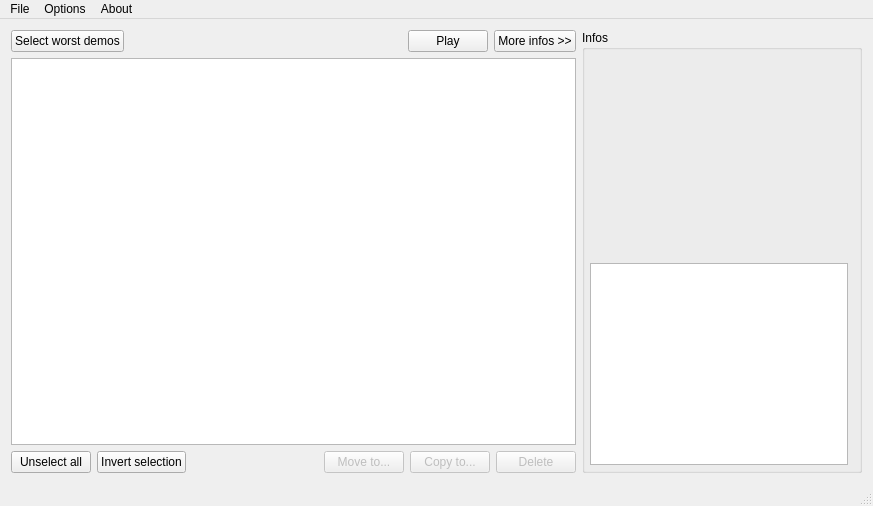
<?xml version="1.0" encoding="UTF-8"?>
<ui version="4.0">
 <class>MainWindow</class>
 <widget class="QMainWindow" name="MainWindow">
  <property name="geometry">
   <rect>
    <x>0</x>
    <y>0</y>
    <width>873</width>
    <height>506</height>
   </rect>
  </property>
  <property name="sizePolicy">
   <sizepolicy hsizetype="Preferred" vsizetype="Preferred">
    <horstretch>0</horstretch>
    <verstretch>0</verstretch>
   </sizepolicy>
  </property>
  <property name="minimumSize">
   <size>
    <width>600</width>
    <height>500</height>
   </size>
  </property>
  <property name="windowTitle">
   <string>QDM68</string>
  </property>
  <widget class="QWidget" name="centralWidget">
   <property name="sizePolicy">
    <sizepolicy hsizetype="MinimumExpanding" vsizetype="Preferred">
     <horstretch>0</horstretch>
     <verstretch>0</verstretch>
    </sizepolicy>
   </property>
   <layout class="QHBoxLayout" name="horizontalLayout_3" stretch="2,3">
    <item>
     <layout class="QVBoxLayout" name="verticalLayout">
      <property name="sizeConstraint">
       <enum>QLayout::SetFixedSize</enum>
      </property>
      <item>
       <layout class="QHBoxLayout" name="horizontalLayout">
        <item>
         <widget class="QPushButton" name="btnSelectWorst">
          <property name="text">
           <string>Select worst demos</string>
          </property>
         </widget>
        </item>
        <item>
         <spacer name="horizontalSpacer">
          <property name="orientation">
           <enum>Qt::Horizontal</enum>
          </property>
          <property name="sizeHint" stdset="0">
           <size>
            <width>40</width>
            <height>20</height>
           </size>
          </property>
         </spacer>
        </item>
        <item>
         <widget class="QPushButton" name="btnPlayDemo">
          <property name="text">
           <string>Play</string>
          </property>
          <property name="icon">
           <iconset resource="ressources.qrc">
            <normaloff>:/image/images/play_24.png</normaloff>:/image/images/play_24.png</iconset>
          </property>
          <property name="iconSize">
           <size>
            <width>16</width>
            <height>16</height>
           </size>
          </property>
         </widget>
        </item>
        <item>
         <widget class="QPushButton" name="btnMoreInfos">
          <property name="text">
           <string>More infos &gt;&gt;</string>
          </property>
         </widget>
        </item>
       </layout>
      </item>
      <item>
       <widget class="QListView" name="listView">
        <property name="minimumSize">
         <size>
          <width>550</width>
          <height>0</height>
         </size>
        </property>
        <property name="alternatingRowColors">
         <bool>false</bool>
        </property>
        <property name="verticalScrollMode">
         <enum>QAbstractItemView::ScrollPerItem</enum>
        </property>
        <property name="spacing">
         <number>1</number>
        </property>
        <property name="modelColumn">
         <number>0</number>
        </property>
       </widget>
      </item>
      <item>
       <layout class="QHBoxLayout" name="horizontalLayout_2">
        <item>
         <widget class="QPushButton" name="btnUnselectAll">
          <property name="text">
           <string>Unselect all</string>
          </property>
         </widget>
        </item>
        <item>
         <widget class="QPushButton" name="btnInvertSelection">
          <property name="text">
           <string>Invert selection</string>
          </property>
         </widget>
        </item>
        <item>
         <spacer name="horizontalSpacer_2">
          <property name="orientation">
           <enum>Qt::Horizontal</enum>
          </property>
          <property name="sizeHint" stdset="0">
           <size>
            <width>40</width>
            <height>20</height>
           </size>
          </property>
         </spacer>
        </item>
        <item>
         <widget class="QPushButton" name="btnMoveTo">
          <property name="enabled">
           <bool>false</bool>
          </property>
          <property name="text">
           <string>Move to...</string>
          </property>
         </widget>
        </item>
        <item>
         <widget class="QPushButton" name="btnCopyTo">
          <property name="enabled">
           <bool>false</bool>
          </property>
          <property name="text">
           <string>Copy to...</string>
          </property>
         </widget>
        </item>
        <item>
         <widget class="QPushButton" name="btnDelete">
          <property name="enabled">
           <bool>false</bool>
          </property>
          <property name="text">
           <string>Delete</string>
          </property>
         </widget>
        </item>
       </layout>
      </item>
     </layout>
    </item>
    <item>
     <widget class="QGroupBox" name="demoInfosBox">
      <property name="sizePolicy">
       <sizepolicy hsizetype="Fixed" vsizetype="Preferred">
        <horstretch>0</horstretch>
        <verstretch>0</verstretch>
       </sizepolicy>
      </property>
      <property name="minimumSize">
       <size>
        <width>280</width>
        <height>0</height>
       </size>
      </property>
      <property name="maximumSize">
       <size>
        <width>280</width>
        <height>16777215</height>
       </size>
      </property>
      <property name="title">
       <string>Infos</string>
      </property>
      <layout class="QVBoxLayout" name="verticalLayout_2">
       <property name="leftMargin">
        <number>5</number>
       </property>
       <property name="topMargin">
        <number>5</number>
       </property>
       <property name="bottomMargin">
        <number>5</number>
       </property>
       <item>
        <widget class="QTextEdit" name="frameDemo">
         <property name="palette">
          <palette>
           <active>
            <colorrole role="Base">
             <brush brushstyle="SolidPattern">
              <color alpha="0">
               <red>255</red>
               <green>255</green>
               <blue>255</blue>
              </color>
             </brush>
            </colorrole>
           </active>
           <inactive>
            <colorrole role="Base">
             <brush brushstyle="SolidPattern">
              <color alpha="0">
               <red>255</red>
               <green>255</green>
               <blue>255</blue>
              </color>
             </brush>
            </colorrole>
           </inactive>
           <disabled>
            <colorrole role="Base">
             <brush brushstyle="SolidPattern">
              <color alpha="255">
               <red>239</red>
               <green>239</green>
               <blue>239</blue>
              </color>
             </brush>
            </colorrole>
           </disabled>
          </palette>
         </property>
         <property name="frameShape">
          <enum>QFrame::NoFrame</enum>
         </property>
         <property name="html">
          <string notr="true">&lt;!DOCTYPE HTML PUBLIC &quot;-//W3C//DTD HTML 4.0//EN&quot; &quot;http://www.w3.org/TR/REC-html40/strict.dtd&quot;&gt;
&lt;html&gt;&lt;head&gt;&lt;meta name=&quot;qrichtext&quot; content=&quot;1&quot; /&gt;&lt;style type=&quot;text/css&quot;&gt;
p, li { white-space: pre-wrap; }
&lt;/style&gt;&lt;/head&gt;&lt;body style=&quot; font-family:'MS Shell Dlg 2'; font-size:8.25pt; font-weight:400; font-style:normal;&quot;&gt;
&lt;p style=&quot;-qt-paragraph-type:empty; margin-top:0px; margin-bottom:0px; margin-left:0px; margin-right:0px; -qt-block-indent:0; text-indent:0px; font-size:8pt;&quot;&gt;&lt;/p&gt;&lt;/body&gt;&lt;/html&gt;</string>
         </property>
         <property name="textInteractionFlags">
          <set>Qt::TextSelectableByKeyboard|Qt::TextSelectableByMouse</set>
         </property>
        </widget>
       </item>
       <item>
        <widget class="QTableView" name="varTableView">
         <property name="sizePolicy">
          <sizepolicy hsizetype="Expanding" vsizetype="Expanding">
           <horstretch>0</horstretch>
           <verstretch>0</verstretch>
          </sizepolicy>
         </property>
         <property name="minimumSize">
          <size>
           <width>0</width>
           <height>0</height>
          </size>
         </property>
         <property name="maximumSize">
          <size>
           <width>16777215</width>
           <height>16777215</height>
          </size>
         </property>
         <property name="font">
          <font>
           <pointsize>9</pointsize>
          </font>
         </property>
         <property name="alternatingRowColors">
          <bool>true</bool>
         </property>
         <property name="selectionMode">
          <enum>QAbstractItemView::ExtendedSelection</enum>
         </property>
         <property name="verticalScrollMode">
          <enum>QAbstractItemView::ScrollPerPixel</enum>
         </property>
         <property name="horizontalScrollMode">
          <enum>QAbstractItemView::ScrollPerPixel</enum>
         </property>
         <property name="showGrid">
          <bool>true</bool>
         </property>
         <property name="gridStyle">
          <enum>Qt::SolidLine</enum>
         </property>
         <property name="sortingEnabled">
          <bool>false</bool>
         </property>
         <property name="wordWrap">
          <bool>true</bool>
         </property>
         <attribute name="horizontalHeaderVisible">
          <bool>false</bool>
         </attribute>
         <attribute name="horizontalHeaderDefaultSectionSize">
          <number>75</number>
         </attribute>
         <attribute name="horizontalHeaderMinimumSectionSize">
          <number>16</number>
         </attribute>
         <attribute name="horizontalHeaderShowSortIndicator" stdset="0">
          <bool>false</bool>
         </attribute>
         <attribute name="verticalHeaderVisible">
          <bool>false</bool>
         </attribute>
         <attribute name="verticalHeaderDefaultSectionSize">
          <number>18</number>
         </attribute>
         <attribute name="verticalHeaderMinimumSectionSize">
          <number>15</number>
         </attribute>
        </widget>
       </item>
      </layout>
     </widget>
    </item>
   </layout>
  </widget>
  <widget class="QMenuBar" name="menuBar">
   <property name="geometry">
    <rect>
     <x>0</x>
     <y>0</y>
     <width>873</width>
     <height>20</height>
    </rect>
   </property>
   <widget class="QMenu" name="menuFile">
    <property name="title">
     <string>File</string>
    </property>
    <addaction name="separator"/>
    <addaction name="actionDemos_folder"/>
    <addaction name="separator"/>
    <addaction name="actionQuit"/>
   </widget>
   <widget class="QMenu" name="menuAbout">
    <property name="title">
     <string>Options</string>
    </property>
    <addaction name="actionStatistiques"/>
    <addaction name="separator"/>
    <addaction name="actionSettings"/>
   </widget>
   <widget class="QMenu" name="menuMore">
    <property name="title">
     <string>About</string>
    </property>
    <addaction name="actionAbout_QDM68"/>
    <addaction name="actionAbout_Qt"/>
   </widget>
   <addaction name="menuFile"/>
   <addaction name="menuAbout"/>
   <addaction name="menuMore"/>
  </widget>
  <widget class="QStatusBar" name="statusBar"/>
  <action name="actionOptions">
   <property name="text">
    <string>Options</string>
   </property>
  </action>
  <action name="actionQuit">
   <property name="text">
    <string>Quit</string>
   </property>
  </action>
  <action name="actionDemos_folder">
   <property name="icon">
    <iconset resource="ressources.qrc">
     <normaloff>:/image/images/folder_16.png</normaloff>:/image/images/folder_16.png</iconset>
   </property>
   <property name="text">
    <string>Demos folder...</string>
   </property>
   <property name="iconVisibleInMenu">
    <bool>true</bool>
   </property>
  </action>
  <action name="actionStatistiques">
   <property name="icon">
    <iconset resource="ressources.qrc">
     <normaloff>:/image/images/diagram_16.png</normaloff>:/image/images/diagram_16.png</iconset>
   </property>
   <property name="text">
    <string>Statistics</string>
   </property>
   <property name="iconVisibleInMenu">
    <bool>true</bool>
   </property>
  </action>
  <action name="actionSettings">
   <property name="icon">
    <iconset resource="ressources.qrc">
     <normaloff>:/image/images/gear_16.png</normaloff>:/image/images/gear_16.png</iconset>
   </property>
   <property name="text">
    <string>Settings</string>
   </property>
   <property name="iconVisibleInMenu">
    <bool>true</bool>
   </property>
  </action>
  <action name="actionAbout_QDM68">
   <property name="text">
    <string>About QDM68</string>
   </property>
  </action>
  <action name="actionAbout_Qt">
   <property name="text">
    <string>About Qt</string>
   </property>
  </action>
 </widget>
 <layoutdefault spacing="6" margin="11"/>
 <resources>
  <include location="ressources.qrc"/>
 </resources>
 <connections/>
</ui>
